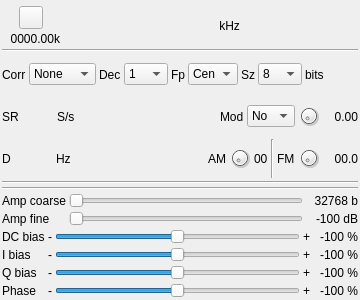
<?xml version="1.0" encoding="UTF-8"?>
<ui version="4.0">
 <class>TestSourceGui</class>
 <widget class="QWidget" name="TestSourceGui">
  <property name="geometry">
   <rect>
    <x>0</x>
    <y>0</y>
    <width>360</width>
    <height>300</height>
   </rect>
  </property>
  <property name="sizePolicy">
   <sizepolicy hsizetype="Minimum" vsizetype="Minimum">
    <horstretch>0</horstretch>
    <verstretch>0</verstretch>
   </sizepolicy>
  </property>
  <property name="minimumSize">
   <size>
    <width>360</width>
    <height>300</height>
   </size>
  </property>
  <property name="font">
   <font>
    <family>Liberation Sans</family>
    <pointsize>9</pointsize>
    <weight>50</weight>
    <italic>false</italic>
    <bold>false</bold>
   </font>
  </property>
  <property name="windowTitle">
   <string>Test source</string>
  </property>
  <layout class="QVBoxLayout" name="verticalLayout">
   <property name="spacing">
    <number>3</number>
   </property>
   <property name="leftMargin">
    <number>2</number>
   </property>
   <property name="topMargin">
    <number>2</number>
   </property>
   <property name="rightMargin">
    <number>2</number>
   </property>
   <property name="bottomMargin">
    <number>2</number>
   </property>
   <item>
    <layout class="QHBoxLayout" name="horizontalLayout_freq">
     <property name="topMargin">
      <number>4</number>
     </property>
     <item>
      <layout class="QVBoxLayout" name="deviceUILayout">
       <item>
        <layout class="QHBoxLayout" name="deviceButtonsLayout">
         <item>
          <widget class="ButtonSwitch" name="startStop">
           <property name="toolTip">
            <string>start/stop acquisition</string>
           </property>
           <property name="text">
            <string/>
           </property>
           <property name="icon">
            <iconset resource="../../../sdrgui/resources/res.qrc">
             <normaloff>:/play.png</normaloff>
             <normalon>:/stop.png</normalon>:/play.png</iconset>
           </property>
          </widget>
         </item>
        </layout>
       </item>
       <item>
        <layout class="QHBoxLayout" name="deviceRateLayout">
         <item>
          <widget class="QLabel" name="deviceRateText">
           <property name="minimumSize">
            <size>
             <width>58</width>
             <height>0</height>
            </size>
           </property>
           <property name="toolTip">
            <string>I/Q sample rate kS/s</string>
           </property>
           <property name="text">
            <string>0000.00k</string>
           </property>
           <property name="alignment">
            <set>Qt::AlignRight|Qt::AlignTrailing|Qt::AlignVCenter</set>
           </property>
          </widget>
         </item>
        </layout>
       </item>
      </layout>
     </item>
     <item>
      <spacer name="horizontalSpacer">
       <property name="orientation">
        <enum>Qt::Horizontal</enum>
       </property>
       <property name="sizeHint" stdset="0">
        <size>
         <width>0</width>
         <height>0</height>
        </size>
       </property>
      </spacer>
     </item>
     <item>
      <widget class="ValueDial" name="centerFrequency" native="true">
       <property name="sizePolicy">
        <sizepolicy hsizetype="Maximum" vsizetype="Maximum">
         <horstretch>0</horstretch>
         <verstretch>0</verstretch>
        </sizepolicy>
       </property>
       <property name="minimumSize">
        <size>
         <width>32</width>
         <height>16</height>
        </size>
       </property>
       <property name="font">
        <font>
         <family>Liberation Mono</family>
         <pointsize>20</pointsize>
        </font>
       </property>
       <property name="cursor">
        <cursorShape>PointingHandCursor</cursorShape>
       </property>
       <property name="focusPolicy">
        <enum>Qt::StrongFocus</enum>
       </property>
       <property name="toolTip">
        <string>Tuner center frequency in kHz</string>
       </property>
      </widget>
     </item>
     <item>
      <widget class="QLabel" name="freqUnits">
       <property name="text">
        <string> kHz</string>
       </property>
      </widget>
     </item>
     <item>
      <spacer name="horizontalSpacer_2">
       <property name="orientation">
        <enum>Qt::Horizontal</enum>
       </property>
       <property name="sizeHint" stdset="0">
        <size>
         <width>0</width>
         <height>0</height>
        </size>
       </property>
      </spacer>
     </item>
    </layout>
   </item>
   <item>
    <widget class="Line" name="line_2">
     <property name="orientation">
      <enum>Qt::Horizontal</enum>
     </property>
    </widget>
   </item>
   <item>
    <layout class="QHBoxLayout" name="autoCorrectionsLayout">
     <item>
      <widget class="QLabel" name="autoCorrLabel">
       <property name="text">
        <string>Corr</string>
       </property>
      </widget>
     </item>
     <item>
      <widget class="QComboBox" name="autoCorr">
       <property name="toolTip">
        <string>DC offset and IQ correction options</string>
       </property>
       <item>
        <property name="text">
         <string>None</string>
        </property>
       </item>
       <item>
        <property name="text">
         <string>DC</string>
        </property>
       </item>
       <item>
        <property name="text">
         <string>DC+IQ</string>
        </property>
       </item>
      </widget>
     </item>
     <item>
      <widget class="QLabel" name="decimationLabel">
       <property name="text">
        <string>Dec</string>
       </property>
      </widget>
     </item>
     <item>
      <widget class="QComboBox" name="decimation">
       <property name="maximumSize">
        <size>
         <width>45</width>
         <height>16777215</height>
        </size>
       </property>
       <property name="toolTip">
        <string>Decimation factor</string>
       </property>
       <item>
        <property name="text">
         <string>1</string>
        </property>
       </item>
       <item>
        <property name="text">
         <string>2</string>
        </property>
       </item>
       <item>
        <property name="text">
         <string>4</string>
        </property>
       </item>
       <item>
        <property name="text">
         <string>8</string>
        </property>
       </item>
       <item>
        <property name="text">
         <string>16</string>
        </property>
       </item>
       <item>
        <property name="text">
         <string>32</string>
        </property>
       </item>
       <item>
        <property name="text">
         <string>64</string>
        </property>
       </item>
      </widget>
     </item>
     <item>
      <widget class="QLabel" name="fcPosLabel">
       <property name="text">
        <string>Fp</string>
       </property>
      </widget>
     </item>
     <item>
      <widget class="QComboBox" name="fcPos">
       <property name="maximumSize">
        <size>
         <width>50</width>
         <height>16777215</height>
        </size>
       </property>
       <property name="toolTip">
        <string>Relative position of generator center frequency</string>
       </property>
       <property name="currentIndex">
        <number>2</number>
       </property>
       <item>
        <property name="text">
         <string>Inf</string>
        </property>
       </item>
       <item>
        <property name="text">
         <string>Sup</string>
        </property>
       </item>
       <item>
        <property name="text">
         <string>Cen</string>
        </property>
       </item>
      </widget>
     </item>
     <item>
      <widget class="QLabel" name="sampleSzieLabel">
       <property name="text">
        <string>Sz</string>
       </property>
      </widget>
     </item>
     <item>
      <widget class="QComboBox" name="sampleSize">
       <property name="maximumSize">
        <size>
         <width>45</width>
         <height>16777215</height>
        </size>
       </property>
       <property name="toolTip">
        <string>Sample size</string>
       </property>
       <property name="currentIndex">
        <number>0</number>
       </property>
       <item>
        <property name="text">
         <string>8</string>
        </property>
       </item>
       <item>
        <property name="text">
         <string>12</string>
        </property>
       </item>
       <item>
        <property name="text">
         <string>16</string>
        </property>
       </item>
      </widget>
     </item>
     <item>
      <widget class="QLabel" name="sampleSizeUnits">
       <property name="text">
        <string>bits</string>
       </property>
      </widget>
     </item>
     <item>
      <spacer name="horizontalSpacer_4">
       <property name="orientation">
        <enum>Qt::Horizontal</enum>
       </property>
       <property name="sizeHint" stdset="0">
        <size>
         <width>40</width>
         <height>20</height>
        </size>
       </property>
      </spacer>
     </item>
    </layout>
   </item>
   <item>
    <layout class="QHBoxLayout" name="sampleRateLayout">
     <property name="topMargin">
      <number>2</number>
     </property>
     <property name="bottomMargin">
      <number>2</number>
     </property>
     <item>
      <widget class="QLabel" name="samplerateLabel">
       <property name="sizePolicy">
        <sizepolicy hsizetype="Maximum" vsizetype="Preferred">
         <horstretch>0</horstretch>
         <verstretch>0</verstretch>
        </sizepolicy>
       </property>
       <property name="minimumSize">
        <size>
         <width>16</width>
         <height>0</height>
        </size>
       </property>
       <property name="text">
        <string>SR</string>
       </property>
      </widget>
     </item>
     <item>
      <widget class="ValueDial" name="sampleRate" native="true">
       <property name="sizePolicy">
        <sizepolicy hsizetype="Maximum" vsizetype="Maximum">
         <horstretch>0</horstretch>
         <verstretch>0</verstretch>
        </sizepolicy>
       </property>
       <property name="minimumSize">
        <size>
         <width>32</width>
         <height>16</height>
        </size>
       </property>
       <property name="font">
        <font>
         <family>Liberation Mono</family>
         <pointsize>12</pointsize>
        </font>
       </property>
       <property name="cursor">
        <cursorShape>PointingHandCursor</cursorShape>
       </property>
       <property name="toolTip">
        <string>Generator sample rate (S/s)</string>
       </property>
      </widget>
     </item>
     <item>
      <widget class="QLabel" name="sampleRateUnit">
       <property name="text">
        <string>S/s</string>
       </property>
      </widget>
     </item>
     <item>
      <spacer name="horizontalSpacer_5">
       <property name="orientation">
        <enum>Qt::Horizontal</enum>
       </property>
       <property name="sizeHint" stdset="0">
        <size>
         <width>40</width>
         <height>20</height>
        </size>
       </property>
      </spacer>
     </item>
     <item>
      <widget class="QLabel" name="modulationLabel">
       <property name="text">
        <string>Mod</string>
       </property>
      </widget>
     </item>
     <item>
      <widget class="QComboBox" name="modulation">
       <property name="maximumSize">
        <size>
         <width>50</width>
         <height>16777215</height>
        </size>
       </property>
       <property name="toolTip">
        <string>Modulation</string>
       </property>
       <item>
        <property name="text">
         <string>No</string>
        </property>
       </item>
       <item>
        <property name="text">
         <string>AM</string>
        </property>
       </item>
       <item>
        <property name="text">
         <string>FM</string>
        </property>
       </item>
       <item>
        <property name="text">
         <string>P0</string>
        </property>
       </item>
       <item>
        <property name="text">
         <string>P1</string>
        </property>
       </item>
       <item>
        <property name="text">
         <string>P2</string>
        </property>
       </item>
      </widget>
     </item>
     <item>
      <widget class="QDial" name="modulationFrequency">
       <property name="maximumSize">
        <size>
         <width>22</width>
         <height>22</height>
        </size>
       </property>
       <property name="toolTip">
        <string>Modulation tone (kHz)</string>
       </property>
       <property name="minimum">
        <number>1</number>
       </property>
       <property name="maximum">
        <number>999</number>
       </property>
       <property name="pageStep">
        <number>1</number>
       </property>
      </widget>
     </item>
     <item>
      <widget class="QLabel" name="modulationFrequencyText">
       <property name="minimumSize">
        <size>
         <width>35</width>
         <height>0</height>
        </size>
       </property>
       <property name="toolTip">
        <string>Modulation tone value (kHz)</string>
       </property>
       <property name="text">
        <string>0.00</string>
       </property>
       <property name="alignment">
        <set>Qt::AlignRight|Qt::AlignTrailing|Qt::AlignVCenter</set>
       </property>
      </widget>
     </item>
    </layout>
   </item>
   <item>
    <layout class="QHBoxLayout" name="frequencyShiftLayout">
     <item>
      <widget class="QLabel" name="frequencyShiftLabel">
       <property name="minimumSize">
        <size>
         <width>16</width>
         <height>0</height>
        </size>
       </property>
       <property name="text">
        <string>D</string>
       </property>
      </widget>
     </item>
     <item>
      <widget class="ValueDialZ" name="frequencyShift" native="true">
       <property name="sizePolicy">
        <sizepolicy hsizetype="Maximum" vsizetype="Maximum">
         <horstretch>0</horstretch>
         <verstretch>0</verstretch>
        </sizepolicy>
       </property>
       <property name="minimumSize">
        <size>
         <width>32</width>
         <height>16</height>
        </size>
       </property>
       <property name="font">
        <font>
         <family>Liberation Mono</family>
         <pointsize>12</pointsize>
        </font>
       </property>
       <property name="cursor">
        <cursorShape>PointingHandCursor</cursorShape>
       </property>
       <property name="toolTip">
        <string>Shift from center frequency</string>
       </property>
      </widget>
     </item>
     <item>
      <widget class="QLabel" name="frequencyShiftUnits">
       <property name="text">
        <string>Hz</string>
       </property>
      </widget>
     </item>
     <item>
      <spacer name="horizontalSpacer_3">
       <property name="orientation">
        <enum>Qt::Horizontal</enum>
       </property>
       <property name="sizeHint" stdset="0">
        <size>
         <width>40</width>
         <height>20</height>
        </size>
       </property>
      </spacer>
     </item>
     <item>
      <widget class="QLabel" name="amModulationLabel">
       <property name="text">
        <string>AM</string>
       </property>
      </widget>
     </item>
     <item>
      <widget class="QDial" name="amModulation">
       <property name="maximumSize">
        <size>
         <width>22</width>
         <height>22</height>
        </size>
       </property>
       <property name="toolTip">
        <string>AM modulation (%)</string>
       </property>
       <property name="pageStep">
        <number>1</number>
       </property>
      </widget>
     </item>
     <item>
      <widget class="QLabel" name="amModulationText">
       <property name="toolTip">
        <string>AM modulation value (%)</string>
       </property>
       <property name="text">
        <string>00</string>
       </property>
      </widget>
     </item>
     <item>
      <widget class="Line" name="line">
       <property name="orientation">
        <enum>Qt::Vertical</enum>
       </property>
      </widget>
     </item>
     <item>
      <widget class="QLabel" name="fmDeviationLabel">
       <property name="text">
        <string>FM</string>
       </property>
      </widget>
     </item>
     <item>
      <widget class="QDial" name="fmDeviation">
       <property name="maximumSize">
        <size>
         <width>22</width>
         <height>22</height>
        </size>
       </property>
       <property name="toolTip">
        <string>FM deviation (kHz)</string>
       </property>
       <property name="minimum">
        <number>1</number>
       </property>
       <property name="maximum">
        <number>999</number>
       </property>
       <property name="pageStep">
        <number>1</number>
       </property>
      </widget>
     </item>
     <item>
      <widget class="QLabel" name="fmDeviationText">
       <property name="minimumSize">
        <size>
         <width>35</width>
         <height>0</height>
        </size>
       </property>
       <property name="toolTip">
        <string>FM deviation value (kHz)</string>
       </property>
       <property name="text">
        <string>00.0</string>
       </property>
       <property name="alignment">
        <set>Qt::AlignRight|Qt::AlignTrailing|Qt::AlignVCenter</set>
       </property>
      </widget>
     </item>
    </layout>
   </item>
   <item>
    <widget class="Line" name="line_4">
     <property name="orientation">
      <enum>Qt::Horizontal</enum>
     </property>
    </widget>
   </item>
   <item>
    <widget class="Line" name="line_3">
     <property name="orientation">
      <enum>Qt::Horizontal</enum>
     </property>
    </widget>
   </item>
   <item>
    <layout class="QGridLayout" name="amplitudeLayout">
     <item row="1" column="0">
      <widget class="QLabel" name="amplitudeFineLabel">
       <property name="text">
        <string>Amp fine</string>
       </property>
      </widget>
     </item>
     <item row="0" column="0">
      <widget class="QLabel" name="amplitudeCoarseLabel">
       <property name="sizePolicy">
        <sizepolicy hsizetype="Maximum" vsizetype="Preferred">
         <horstretch>0</horstretch>
         <verstretch>0</verstretch>
        </sizepolicy>
       </property>
       <property name="text">
        <string>Amp coarse</string>
       </property>
      </widget>
     </item>
     <item row="0" column="1">
      <widget class="QSlider" name="amplitudeCoarse">
       <property name="enabled">
        <bool>true</bool>
       </property>
       <property name="toolTip">
        <string>Amplitude coarse (x100)</string>
       </property>
       <property name="maximum">
        <number>327</number>
       </property>
       <property name="pageStep">
        <number>1</number>
       </property>
       <property name="orientation">
        <enum>Qt::Horizontal</enum>
       </property>
      </widget>
     </item>
     <item row="0" column="2">
      <widget class="QLabel" name="amplitudeBits">
       <property name="toolTip">
        <string>Amplitude in bits</string>
       </property>
       <property name="text">
        <string>32768 b</string>
       </property>
       <property name="alignment">
        <set>Qt::AlignRight|Qt::AlignTrailing|Qt::AlignVCenter</set>
       </property>
      </widget>
     </item>
     <item row="1" column="2">
      <widget class="QLabel" name="power">
       <property name="minimumSize">
        <size>
         <width>52</width>
         <height>0</height>
        </size>
       </property>
       <property name="toolTip">
        <string>Power</string>
       </property>
       <property name="text">
        <string>-100 dB</string>
       </property>
       <property name="alignment">
        <set>Qt::AlignRight|Qt::AlignTrailing|Qt::AlignVCenter</set>
       </property>
      </widget>
     </item>
     <item row="1" column="1">
      <widget class="QSlider" name="amplitudeFine">
       <property name="toolTip">
        <string>Amplitude fine (x1)</string>
       </property>
       <property name="pageStep">
        <number>1</number>
       </property>
       <property name="orientation">
        <enum>Qt::Horizontal</enum>
       </property>
      </widget>
     </item>
    </layout>
   </item>
   <item>
    <layout class="QGridLayout" name="iqBiasLayout">
     <item row="2" column="2">
      <widget class="QSlider" name="qBias">
       <property name="minimum">
        <number>-99</number>
       </property>
       <property name="pageStep">
        <number>1</number>
       </property>
       <property name="orientation">
        <enum>Qt::Horizontal</enum>
       </property>
      </widget>
     </item>
     <item row="2" column="4">
      <widget class="QLabel" name="qBiasText">
       <property name="text">
        <string>-100 %</string>
       </property>
       <property name="alignment">
        <set>Qt::AlignRight|Qt::AlignTrailing|Qt::AlignVCenter</set>
       </property>
      </widget>
     </item>
     <item row="2" column="0">
      <widget class="QLabel" name="qBiasLabel">
       <property name="text">
        <string>Q bias</string>
       </property>
      </widget>
     </item>
     <item row="2" column="3">
      <widget class="QLabel" name="qBiasPlusQLabel">
       <property name="text">
        <string>+</string>
       </property>
      </widget>
     </item>
     <item row="2" column="1">
      <widget class="QLabel" name="qBiasMinusLabel">
       <property name="text">
        <string>-</string>
       </property>
      </widget>
     </item>
     <item row="1" column="0">
      <widget class="QLabel" name="iBiasLabel">
       <property name="text">
        <string>I bias</string>
       </property>
      </widget>
     </item>
     <item row="1" column="1">
      <widget class="QLabel" name="iBiasMinusLabel">
       <property name="text">
        <string>-</string>
       </property>
      </widget>
     </item>
     <item row="1" column="2">
      <widget class="QSlider" name="iBias">
       <property name="minimum">
        <number>-99</number>
       </property>
       <property name="pageStep">
        <number>1</number>
       </property>
       <property name="orientation">
        <enum>Qt::Horizontal</enum>
       </property>
      </widget>
     </item>
     <item row="1" column="4">
      <widget class="QLabel" name="iBiasText">
       <property name="text">
        <string>-100 %</string>
       </property>
       <property name="alignment">
        <set>Qt::AlignRight|Qt::AlignTrailing|Qt::AlignVCenter</set>
       </property>
      </widget>
     </item>
     <item row="1" column="3">
      <widget class="QLabel" name="iBiasPlusLabel">
       <property name="text">
        <string>+</string>
       </property>
      </widget>
     </item>
     <item row="0" column="0">
      <widget class="QLabel" name="dcBiasLabel">
       <property name="text">
        <string>DC bias</string>
       </property>
      </widget>
     </item>
     <item row="0" column="1">
      <widget class="QLabel" name="dcBiasMinusLabel">
       <property name="text">
        <string>-</string>
       </property>
      </widget>
     </item>
     <item row="0" column="2">
      <widget class="QSlider" name="dcBias">
       <property name="minimum">
        <number>-99</number>
       </property>
       <property name="pageStep">
        <number>1</number>
       </property>
       <property name="orientation">
        <enum>Qt::Horizontal</enum>
       </property>
      </widget>
     </item>
     <item row="0" column="3">
      <widget class="QLabel" name="dcBiasPlusLabel">
       <property name="text">
        <string>+</string>
       </property>
      </widget>
     </item>
     <item row="0" column="4">
      <widget class="QLabel" name="dcBiasText">
       <property name="text">
        <string>-100 %</string>
       </property>
       <property name="alignment">
        <set>Qt::AlignRight|Qt::AlignTrailing|Qt::AlignVCenter</set>
       </property>
      </widget>
     </item>
     <item row="3" column="0">
      <widget class="QLabel" name="phaseImbalanceLabel">
       <property name="text">
        <string>Phase</string>
       </property>
      </widget>
     </item>
     <item row="3" column="1">
      <widget class="QLabel" name="phaseImbalanceMinusLabel">
       <property name="text">
        <string>-</string>
       </property>
      </widget>
     </item>
     <item row="3" column="3">
      <widget class="QLabel" name="phaseImbalancePlusLabel">
       <property name="text">
        <string>+</string>
       </property>
      </widget>
     </item>
     <item row="3" column="4">
      <widget class="QLabel" name="phaseImbalanceText">
       <property name="minimumSize">
        <size>
         <width>45</width>
         <height>0</height>
        </size>
       </property>
       <property name="text">
        <string>-100 %</string>
       </property>
       <property name="alignment">
        <set>Qt::AlignRight|Qt::AlignTrailing|Qt::AlignVCenter</set>
       </property>
      </widget>
     </item>
     <item row="3" column="2">
      <widget class="QSlider" name="phaseImbalance">
       <property name="minimum">
        <number>-99</number>
       </property>
       <property name="pageStep">
        <number>1</number>
       </property>
       <property name="orientation">
        <enum>Qt::Horizontal</enum>
       </property>
      </widget>
     </item>
    </layout>
   </item>
   <item>
    <layout class="QHBoxLayout" name="fillerLayout"/>
   </item>
  </layout>
 </widget>
 <customwidgets>
  <customwidget>
   <class>ValueDial</class>
   <extends>QWidget</extends>
   <header>gui/valuedial.h</header>
   <container>1</container>
  </customwidget>
  <customwidget>
   <class>ButtonSwitch</class>
   <extends>QToolButton</extends>
   <header>gui/buttonswitch.h</header>
  </customwidget>
  <customwidget>
   <class>ValueDialZ</class>
   <extends>QWidget</extends>
   <header>gui/valuedialz.h</header>
   <container>1</container>
  </customwidget>
 </customwidgets>
 <resources>
  <include location="../../../sdrgui/resources/res.qrc"/>
 </resources>
 <connections/>
</ui>
